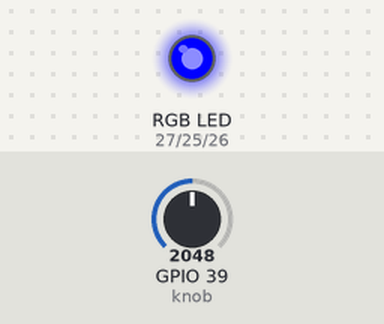
The program below on a simulated ESP32 board running MicroPython. Shown: an RGB LED mixed from three pins (HIGH = lit). Inputs (shaded band) come from the test bench; at power-on: GPIO 39 (knob) = 2048 (analog values on the 0–4095 scale).

Above: at 1.2 s.
1.3 s: GPIO 39 (knob) set to 2440
At 2.3 s:
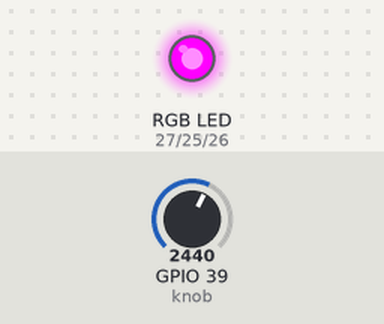
2.8 s: GPIO 39 (knob) set to 3240
At 3.6 s:
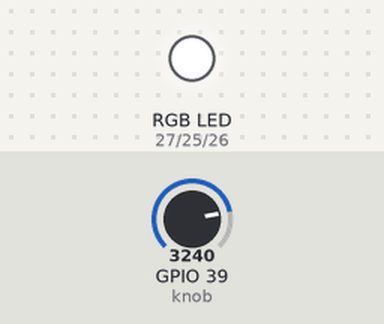
4.3 s: GPIO 39 (knob) set to 1560
At 4.9 s:
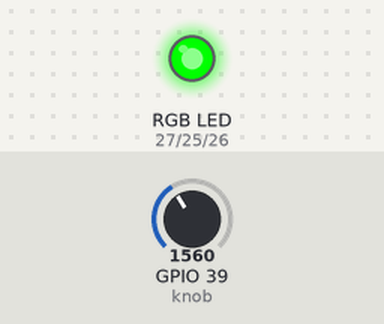
5.8 s: GPIO 39 (knob) set to 760
At 6.2 s:
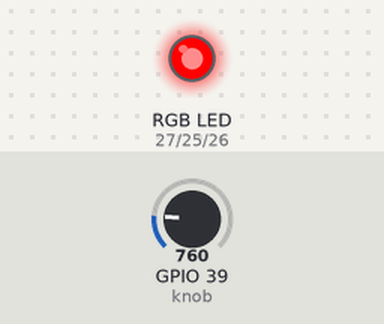
7.3 s: GPIO 39 (knob) set to 840
At 8.5 s:
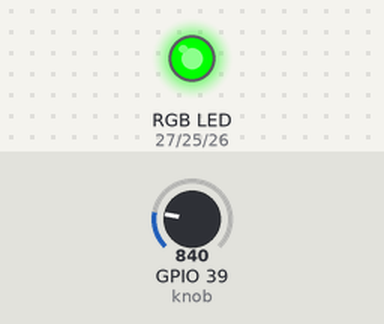
8.8 s: GPIO 39 (knob) set to 491
At 9.9 s:
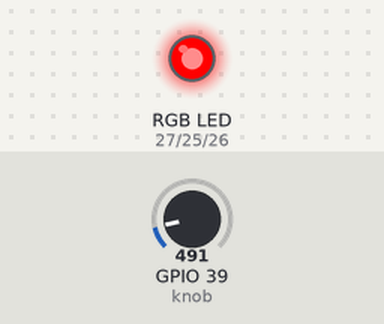
Timing chart, 0 to 11.3 s (numbered marks = the images above; inputs shaded):
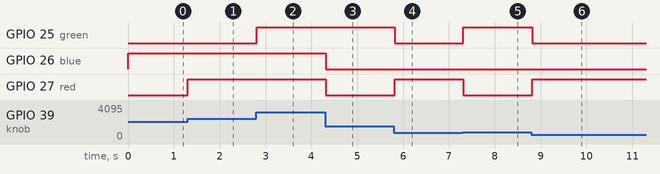

Measured:
- after the input at 1.3 s, GPIO 27 (red): LOW → HIGH at once
- after the input at 2.8 s, GPIO 25 (green): LOW → HIGH at once
- after the input at 4.3 s, GPIO 26 (blue), GPIO 27 (red): HIGH → LOW at once
- after the input at 5.8 s, GPIO 25 (green): HIGH → LOW at once; GPIO 27 (red): LOW → HIGH at once
- after the input at 7.3 s, GPIO 25 (green): LOW → HIGH at once; GPIO 27 (red): HIGH → LOW at once
- after the input at 8.8 s, GPIO 25 (green): HIGH → LOW at once; GPIO 27 (red): LOW → HIGH at once

The program:

step1_knob_colors.py
```python
from machine import Pin, PWM, ADC
import time

red = PWM(Pin(27))  # RGB LED 빨강 27, 초록 25, 파랑 26
green = PWM(Pin(25))
blue = PWM(Pin(26))
red.freq(1000)
green.freq(1000)
blue.freq(1000)
knob = ADC(Pin(39))  # 가변저항 가운데 다리 → 39번
knob.atten(ADC.ATTN_11DB)
knob.width(ADC.WIDTH_12BIT)


def set_color(r, g, b):
    red.duty(r * 1023 // 255)
    green.duty(g * 1023 // 255)
    blue.duty(b * 1023 // 255)


while True:
    value = knob.read()  # 손잡이 값 0~4095
    if value < 800:  # 0~799: 빨강
        set_color(255, 0, 0)
    elif value < 1600:
        set_color(0, 255, 0)  # 800~1599: 초록
    elif value < 2400:
        set_color(0, 0, 255)  # 1600~2399: 파랑
    elif value < 3200:
        set_color(255, 0, 255)  # 2400~3199: 보라
    else:
        set_color(255, 255, 255)  # 3200~4095: 흰색
    time.sleep_ms(50)
```
